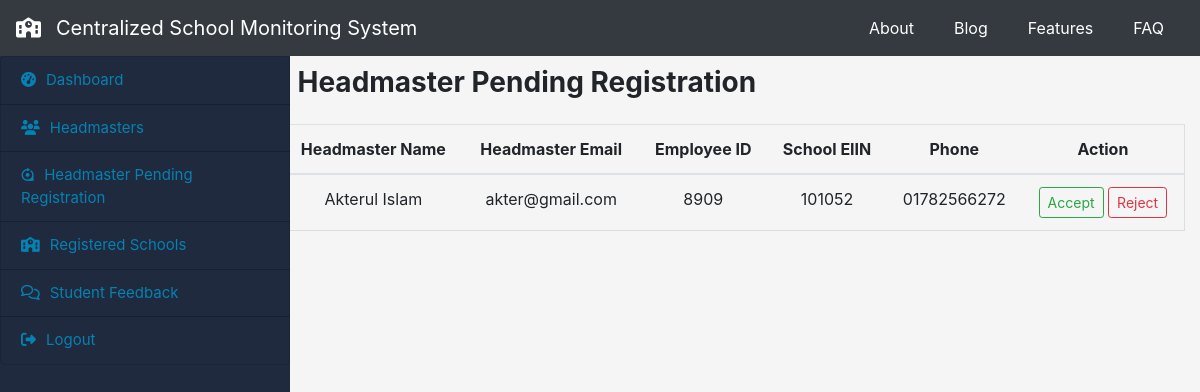
The page /hpend on the database as committed earlier.
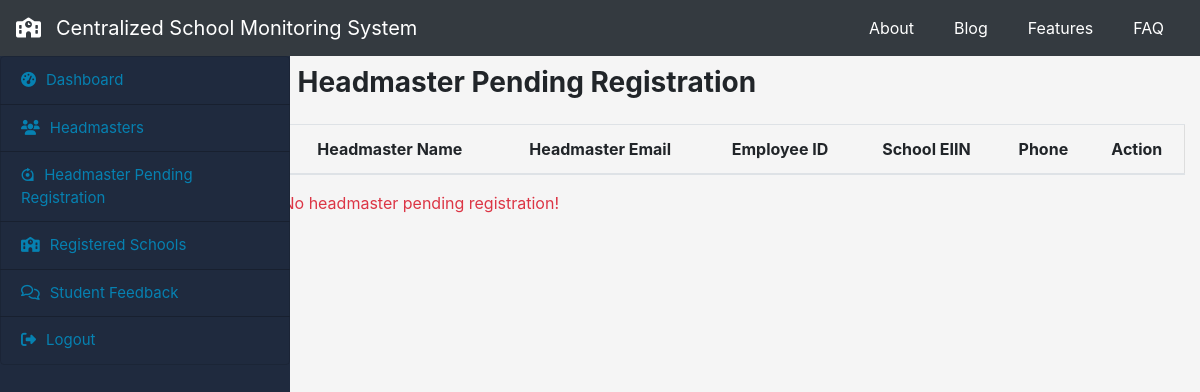
The same page on the database as committed later.
### initapp/models.py (models this page shows, shortened)
class headmaster_verify(models.Model):
    h_fullname = models.CharField(max_length=100, blank=False, null=False)
    h_email = models.CharField(max_length=100, blank=False, null=False)
    h_empid = models.CharField(max_length=100, primary_key=True)
    h_pass = models.CharField(max_length=50, blank=False, null=False)
    h_phone = models.CharField(max_length=50, blank=False, null=False)
    sch_eiin = models.CharField(
        max_length=25, blank=False, null=False, default=None)
    def approve_head(self):
        return f"/head_approve/{self.h_empid}/"
    def get_absolute_url(self):
        return f"/reject_head/{self.h_empid}/"

### officer/views.py (the view)
# urls.py: path('hpend', views.hpend, name="hpends"),
def hpend(request):
    hv = headmaster_verify.objects.all()
    return render(request, 'hverify.html', {'hv': hv})

### officer/templates/hverify.html
{% extends 'o_base.html' %}
{% block content %}
<div>
    <h3 class="font-weight-bold mb-4">Headmaster Pending Registration</h3>
</div>
<div class="row head_verify">
    <table class="table">
        <thead>
            <tr>
                <th scope="col">Headmaster Name</th>
                <th scope="col">Headmaster Email</th>
                <th scope="col">Employee ID</th>
                <th scope="col">School EIIN</th>
                <th scope="col">Phone</th>
                <th scope="col">Action</th>
            </tr>
        </thead>
        <tbody>
            {% for head in hv %}
            <tr>
                <td>{{ head.h_fullname }}</td>
                <td>{{ head.h_email}}</td>
                <td>{{ head.h_empid }}</td>
                <td>{{ head.sch_eiin}}</td>
                <td> {{ head.h_phone}}</td>
                <td> <a class="btn btn-sm btn-outline-success" href="{{ head.approve_head }}">Accept</a>
                    <a class="btn btn-sm btn-outline-danger" href="{{ head.get_absolute_url }}">Reject</a>
                </td>
            </tr>
            {% endfor %}
        </tbody>
    </table>
    {% if not hv %}
    <span class="text-danger">No headmaster pending registration!</span>
    {% endif %}
</div>
{% endblock %}

Rows that differ between the two databases and show on the page:
removed headmaster_verify: h_fullname "Akterul Islam", h_email "akter@gmail.com", h_empid "8909", sch_eiin "101052", h_phone "01782566272"
Other text that changed with them:
text now shown: "No headmaster pending registration!"
